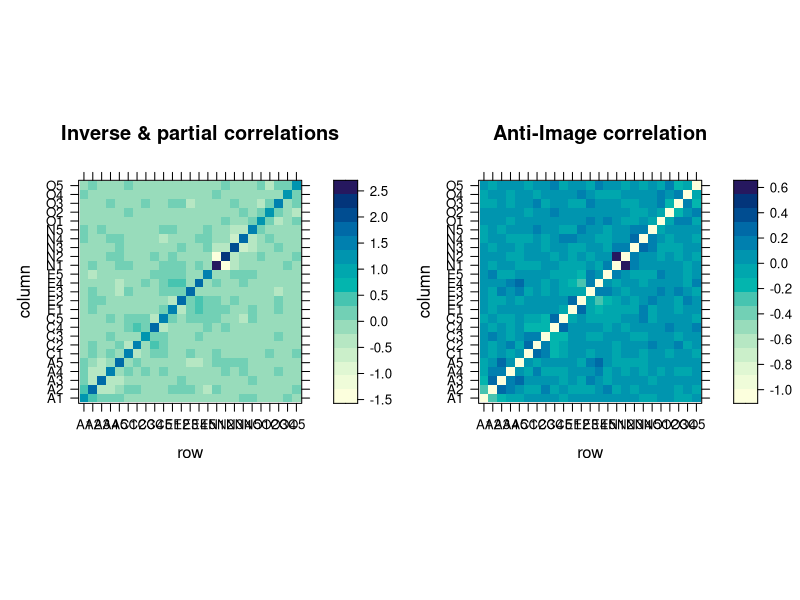

This figure's R source:
library("psych")
library("lattice")
# bfi: 25 personality self report items taken from 
# the International Personality Item Pool
names(bfi)
bfi2 <- na.omit(bfi[,1:25])
# inverse and partial correlations & anti-image
p  <- solve(cor(bfi2, use="complete.obs"))
print(levelplot(p, main="Inverse & partial correlations"), split=c(1,1,2,1), more=TRUE)
pr <- -p/sqrt(outer(diag(p), diag(p)))
print(levelplot(pr, main="Anti-Image correlation"), split=c(2,1,2,1), more=FALSE)
# Kaiser-Meyer-Olkin & MSA
KMO(bfi2)
# Bartlett test of sphericity
cortest.bartlett(bfi2)